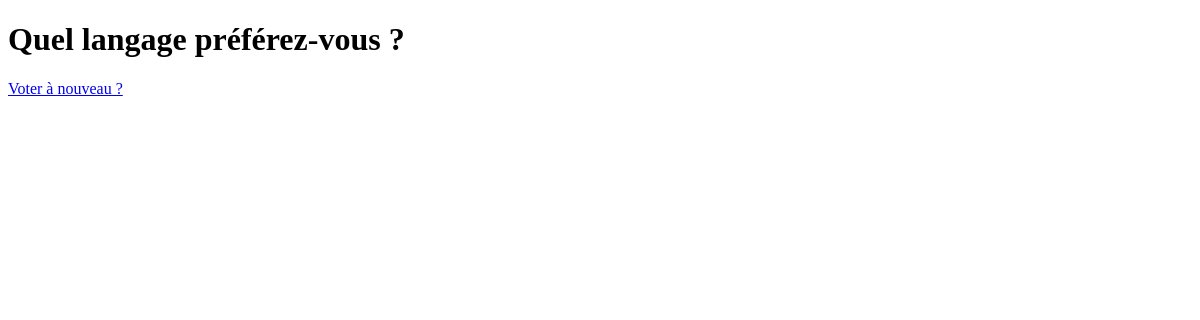
Before: /sondage/1/results/ with the older database file.
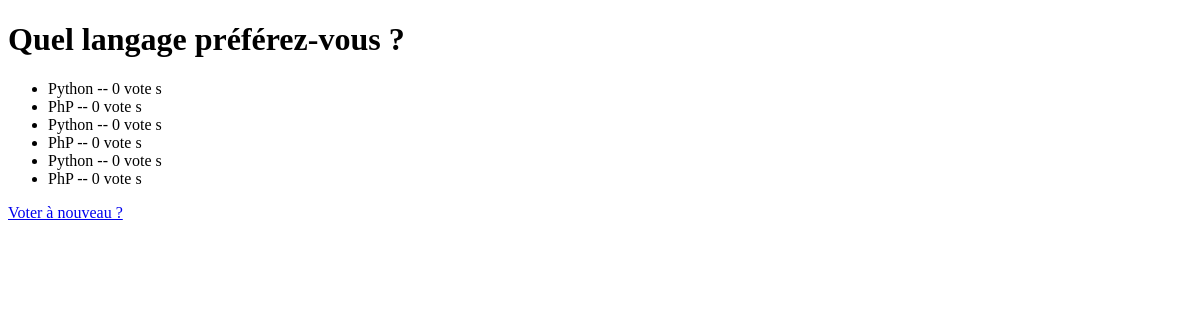
After: the same page with the newer database file.
### sondage/models.py (models this page shows, shortened)
class Choice(models.Model):
    question = models.ForeignKey(Question, on_delete=models.CASCADE)
    choice_text = models.CharField(max_length=200)
    votes = models.IntegerField(default=0)

### sondage/views.py (the view)
# urls.py: path('<int:question_id>/results/', views.results, name='results'),
def results(request, question_id):
    question = get_object_or_404(Question, pk=question_id)
    return render(request, 'sondage/results.html', {'question':question})

### sondage/templates/sondage/results.html (shortened to what this page needs)
<!DOCTYPE html>
<html lang="en">
<head>
</head>
<body>
    <h1>{{ question.question_text }}</h1>
    <ul>
    {% for choice in question.choice_set.all %}
        <li>{{ choice.choice_text }} -- {{ choice.votes }} vote {{ choice.votes|pluralize }}</li>
    {% endfor %}
    </ul>
    <a href="{% url 'sondage:detail' question.id %}">Voter à nouveau ?</a>
</body>
</html>

Changed rows visible on the page:
added Choice: choice_text "Python", votes "0"
added Choice: choice_text "PhP", votes "0"
added Choice: choice_text "Python", votes "0"
added Choice: choice_text "PhP", votes "0"
added Choice: choice_text "Python", votes "0"
added Choice: choice_text "PhP", votes "0"
